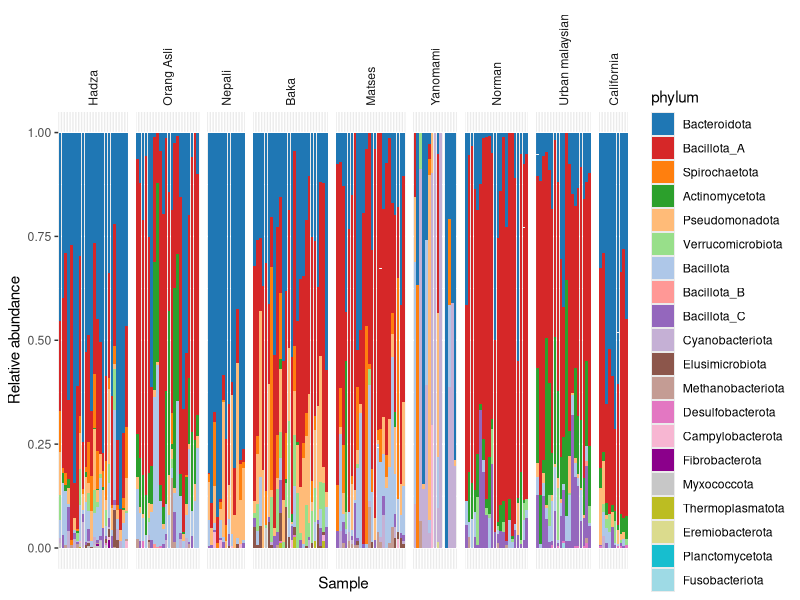
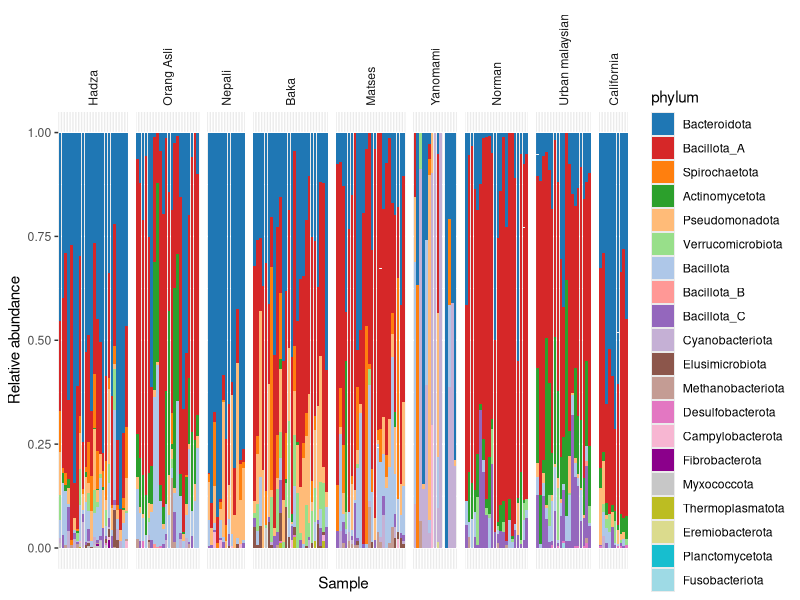
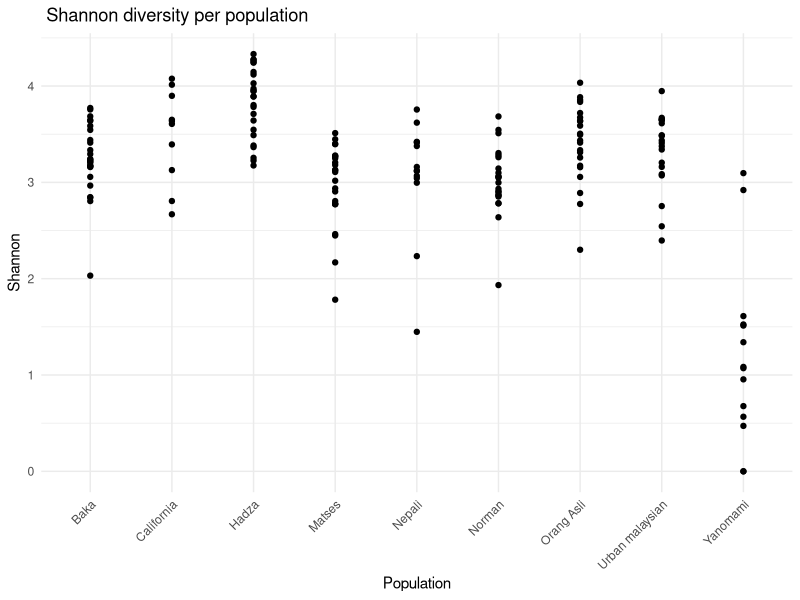
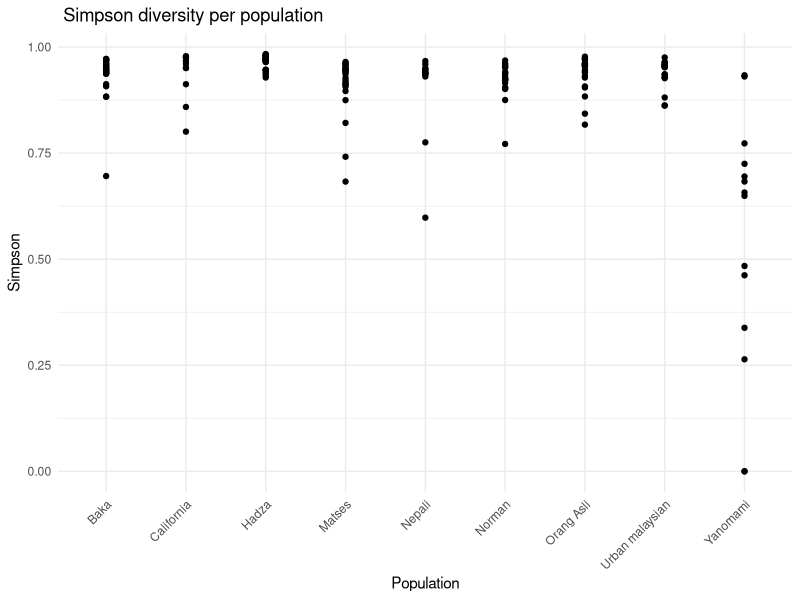
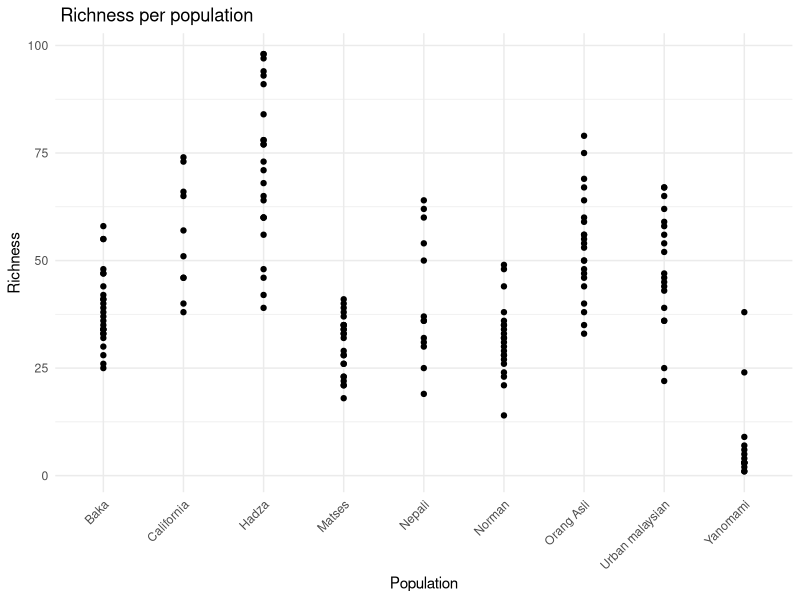

The R script that drew these images, in order: (Note: this script raises an error after producing the figures.)
#######Import data 
install.packages("tidyverse")
library(ggplot2)
Abund_strong<-read.table("data/bwa_counts_total_filtered_wMetadata_15mil_s95_strongFilter_relAbund.tsv", sep = '\t', header = TRUE)

nrow(Abund_strong) #1598 mags
library(tidyverse)
Abund_strong_2 <- Abund_strong %>% 
  separate(classification, into = c("domain", "phylum", "class", "order", "family", "genus", "species"), sep = ";") %>%
  mutate(across(everything(), ~ sub("^.*__", "", .)))

Abund_strong_OTU_tax <- Abund_strong_2 %>%
  select(Genome, phylum)
sample_pop_all_list<- read.table("Sample_pop_meta/metadata_all_pop.txt", sep ="\t", header = TRUE)

dat_ggplot <- Abund_strong_2 %>%
  #select(-original_bin,-classification,-fastani_reference,fastani_reference_radius,-fastani_taxonomy,-fastani_ani,-fastani_af,-closest_placement_reference,-closest_placement_radius,-closest_placement_taxonomy,-closest_placement_ani,-closest_placement_af,-pplacer_taxonomy,-classification_method,-note,-other_related_references.genome_id.species_name.radius.ANI.AF.,-msa_percent,-translation_table,-red_value,-warnings,-completeness,-contamination,-length,-N50,-centrality, -fastani_reference_radius)
  #separate(classification, into = c("domain", "phylum", "class", "order", "family", "genus", "species"), sep = ";") %>%
  select(Genome, starts_with(c("ERR","SRR"))) %>%
  pivot_longer(cols = -Genome, names_to = "sample_id", values_to = "counts" ) %>%
  left_join(Abund_strong_OTU_tax, by = "Genome") %>%
  left_join(sample_pop_all_list, by= "sample_id") %>%
  filter(!is.na(population)) %>%
  group_by(population,phylum) 


dat_ggplot$counts <- as.numeric(dat_ggplot$counts)
dat_ggplot$population <- factor(dat_ggplot$population, c("Hadza","Orang Asli","Nepali","Baka","Matses","Yanomami","Norman","Urban malaysian","California"))
dat_ggplot$phylum <- factor(dat_ggplot$phylum, c("Bacteroidota","Bacillota_A","Spirochaetota","Actinomycetota","Pseudomonadota","Verrucomicrobiota","Bacillota","Bacillota_B","Bacillota_C","Cyanobacteriota","Elusimicrobiota","Methanobacteriota","Desulfobacterota","Campylobacterota","Fibrobacterota","Myxococcota","Thermoplasmatota","Eremiobacterota","Planctomycetota","Fusobacteriota"))

write.csv(dat_ggplot, "data/abundance_phylum_pop_long.csv" ,row.names = FALSE)

# Installe le package si besoin
install.packages("scales")

# Charge le package
library(scales)


my_colors <- c(
  "#1f77b4", "#d62728", "#ff7f0e", "#2ca02c", "#ffbb78",
  "#98df8a", "#aec7e8", "#ff9896", "#9467bd", "#c5b0d5",
  "#8c564b", "#c49c94", "#e377c2", "#f7b6d2", "#8B008B",
  "#c7c7c7", "#bcbd22", "#dbdb8d", "#17becf", "#9edae5"
)


names(my_colors) <- c("Bacteroidota","Bacillota_A","Spirochaetota","Actinomycetota","Pseudomonadota","Verrucomicrobiota","Bacillota","Bacillota_B","Bacillota_C","Cyanobacteriota","Elusimicrobiota","Methanobacteriota","Desulfobacterota","Campylobacterota","Fibrobacterota","Myxococcota","Thermoplasmatota","Eremiobacterota","Planctomycetota","Fusobacteriota")

plot_AB<-ggplot(dat_ggplot, aes(x = sample_id, y=counts, fill= phylum ))+
  facet_grid(~ population, scales= "free_x", space = "free_x") +
  geom_bar(aes(fill = phylum), stat = "identity")+
  labs(y = "Relative abundance", x = "Sample") +
  theme( axis.text.x  =element_blank(), axis.ticks.x = element_blank(),strip.text.x = element_text(angle = 90, hjust = 0),
         strip.background = element_blank())+ 
  scale_fill_manual(values = my_colors)

plot_AB
ggsave(plot = plot_AB, "Figures/abundance_15mil_s95.png") 

dat_ggplot %>%
  group_by(sample_id) %>%
  summarize(total_abundance = sum(counts)) %>%
  print(n = Inf)  

#########alpha diveristy
library(vegan)
# Select colunnes
abund_cols <- Abund_strong_2 %>% select(starts_with(c("ERR","SRR"))) %>%
  mutate(across(starts_with(c("ERR","SRR")), as.numeric))

# Transposer to have the samples in the rows
abund_matrix <- abund_cols %>% 
  as.data.frame() %>%
  t() 
# verify is rows sums at 1
rowSums(abund_matrix)[1:5]

# Richness 
richness <- rowSums(abund_matrix > 0)

# Shannon 
shannon <- diversity(abund_matrix, index = "shannon")

# Simpson
simpson <- diversity(abund_matrix, index = "simpson")

alpha_div <- data.frame(
  sample_id = rownames(abund_matrix),
  richness = richness,
  shannon = shannon,
  simpson = simpson
)



head(alpha_div)
colnames(sample_pop_all_list)<- c("sample_id", "population")
alpha_div_pop <- merge(alpha_div, sample_pop_all_list, by ="sample_id")

shannon_alpha <- ggplot(alpha_div_pop, aes(x = population, y = shannon)) +
  geom_point() +
  theme_minimal() +
  labs(title = " Shannon diversity per population", y = "Shannon", x = "Population") +
  theme(axis.text.x = element_text(angle = 45, hjust = 1))

simpson_alpha <- ggplot(alpha_div_pop, aes(x = population, y = simpson)) +
  geom_point() +
  theme_minimal() +
  labs(title = " Simpson diversity per population", y = "Simpson", x = "Population") +
  theme(axis.text.x = element_text(angle = 45, hjust = 1))

richness_alpha <- ggplot(alpha_div_pop, aes(x = population, y = richness)) +
  geom_point() +
  theme_minimal() +
  labs(title = " Richness per population", y = "Richness", x = "Population") +
  theme(axis.text.x = element_text(angle = 45, hjust = 1))

ggsave(plot = shannon_alpha, "Figures/shannon_alpha_15mil_s95.png") 
ggsave(plot = simpson_alpha, "Figures/simpson_alpha_15mil_s95.png") 
ggsave(plot = richness_alpha, "Figures/richness_alpha_15mil_s95.png") 

#########gamma diversity 
gamma_rich <- alpha_div_pop %>%
  group_by(population) %>%
  summarise(mean_richness = mean(richness, na.rm = TRUE))
gamma_shannon <- alpha_div_pop %>%
  group_by(population) %>%
  summarise(mean_shannon = mean(shannon, na.rm = TRUE))
gamma_simpson <- alpha_div_pop %>%
  group_by(population) %>%
  summarise(mean_simpson = mean(simpson, na.rm = TRUE))

gamma_all <- data.frame(
  Indice = c("Shannon", "Simpson", "Richness"),
  Valeur = c(gamma_shannon, gamma_shannon, gamma_rich)
)
gamma_all <- list(gamma_rich, gamma_shannon, gamma_simpson) %>% 
  reduce(full_join, by = "population")

# ggplot2 format (long)
gamma_all_long <- gamma_all %>%
  pivot_longer(cols = -population, 
               names_to = "metric", 
               values_to = "value") %>%
  mutate(metric = factor(metric, 
                         levels = c("mean_richness", "mean_shannon", "mean_simpson"),
                         labels = c("Richness", "Shannon", "Simpson")))


# 2. Graphique combiné
# Création d'une palette de couleurs distinctes pour les populations
library(cowplot)
pop_colors <- brewer.pal(n = length(unique(gamma_all_long$population)), name = "Set3")


gamma_all_long$population<-factor(gamma_all_long$population, levels = c("Hadza","Baka","Matses", "Nepali", "Yanomami","California","Norman","Orang Asli", "Urban malaysian"))
richness_ggplot <- ggplot(gamma_all_long, aes(x= metric,y = value))+
  geom_point()
print(richness_ggplot)

#split dataset 

df_richness <- gamma_all_long %>% filter(metric == "Richness")
df_shannon <- gamma_all_long %>% filter(metric == "Shannon")
df_simpson <- gamma_all_long %>% filter(metric == "Simpson")

######beta diversity
abund_matrix_v2 <- na.omit(abund_matrix)
bray_dist <- vegdist(abund_matrix_v2, method = "bray")

####################Prevalence 

write.csv(Abund_strong_2, "./Table_phylum.csv")

# Load necessary library
library(dplyr)


# Calculate prevalence: fraction of samples where abundance > 0
Abund_strong_2$Prevalence <- rowSums(Abund_strong_2[, sampleid] > 0) / length(sampleid)

# Optional: View top OTUs by prevalence
Top_otu <-head(Abund_strong_2[order(-Abund_strong_2$Prevalence), c("Genome", "phylum", "species", "Prevalence")], n=20L)
write.csv(Abund_strong_2, "./Table_phylum.csv")


################subset aboundstrong 
df_phylum <- Abund_strong_2[,c("Genome","original_bin","phylum", "class","order","family", "genus", "species")]
write.csv(x = df_phylum, "./Name_species_phylum.csv")
write.csv(Abund_strong_2, "./Table_phylum_aboundance_prevalence.csv")



#####Stat 
# Required packages
library(dplyr)
library(tidyr)
library(rstatix)  # simplifie les tests pairwise


# Metrics to test
alpha_metrics <- c("richness", "shannon", "simpson")

# Empty list to store results
all_tests <- list()

alpha_div_pop_final <- alpha_div_pop %>%
  select( sample_id, richness, shannon, simpson, population)
# Loop over each metric and perform pairwise Wilcoxon tests
for (metric in alpha_metrics) {
  test_results <- alpha_div_pop_final %>%
    pairwise_wilcox_test(
      formula = as.formula(paste(metric, "~ population")),
      p.adjust.method = "fdr"
    ) %>%
   mutate(metric = metric)
  
  all_tests[[metric]] <- test_results
}


saveRDS(all_tests, "Results/P_alpha_adjusted_15mil_div.rds")




# Combine all results into a single dataframe
final_results <- bind_rows(all_tests)

# Show results
print(final_results)

## Figure2A and Figure S2
library(purrr)
library(ggsignif)
library(svglite)
install.packages("svglite")
mycols <- my_colors

select.metrics <- c("richness", "shannon", "simpson")
for(i in select.metrics){
  print(i)
  sumdata <- alpha_div_pop_final[, c("sample_id", "population", i)]
  colnames(sumdata)[3] <- "value"  # simplifie l'usage dans ggplot
  
 # urbpair <- list(c("Hadza", "California"),
       #         c("Hadza","Nepali"),
         #         c("Hadza","Baka"), 
          #        c("Baka", "California"))
  
  mytest <- sumdata %>%
    pairwise_wilcox_test(
      formula = value ~ population,
      p.adjust.method = "fdr"
    )
  
  # Extraire les paires significatives
  signif_pairs <- mytest %>% 
    filter(p.adj < 0.05) %>%
    mutate(pair = map2(group1, group2, c))  # crée une colonne de paires
  # Créer un dataframe pour la heatmap
  heatmap_df <- mytest %>%
    select(group1, group2, p.adj, p.adj.signif) %>%
    mutate(p.adj.signif = factor(p.adj.signif, 
                                 levels = c("ns", "*", "**", "***", "****")))  # ordre logique
  
  # # Position des étoiles : au-dessus du max + petits décalages
  # max_y <- max(sumdata$value, na.rm = TRUE)
  # signif_pairs <- signif_pairs %>%
  #   mutate(y.position = seq(0.6, 0.6 + 0.05 * (n() - 1), by = 0.05) * max_y)
  

  
 
  

  
  p <- ggplot(sumdata, aes(x = population, y = value)) + 
    theme_bw(base_size = 12, base_rect_size = 2, base_line_size = 0.8) +
    theme(panel.grid = element_blank()) +
    
    # Boxplots sans outliers
    geom_boxplot(size = 0.8, col = "grey50", outlier.shape = NA) +
    
    # # Étoiles de significativité : comparaisons entre populations
    # geom_signif(
    #   comparisons = signif_pairs$pair,
    #   annotations = signif_pairs$p.adj.signif,
    #   y_position = signif_pairs$y.position,
    #   size = 0.8,
    #   textsize = 4
    # ) +
    
    # Points individuels (jitter)
    geom_point(
      aes(colour = population, fill = population),
      position = position_jitter(width = 0.2, seed = 1),
      size = 2,
      shape = 21
    ) +
    
    # Thème et échelles
    scale_y_continuous(expand = c(0.07, 0)) +
    scale_color_manual(values = mycols) +
    scale_fill_manual(values = mycols) +
    theme(legend.position = "none") +
    theme(axis.title.x = element_blank()) +
    ylab(i)
  
  
  p
  
  h <- ggplot(heatmap_df, aes(x = group1, y = group2, fill = p.adj.signif)) +
    geom_tile(color = "white", linewidth = 0.5) +
    scale_fill_manual(
      values = c("ns" = "gray90", 
                 "*" = "#ffeda0", 
                 "**" = "#feb24c", 
                 "***" = "#f03b20", 
                 "****" = "#bd0026"),
      name = "Significance"
    ) +
    geom_text(aes(label = p.adj.signif), color = "black", size = 4) +
    theme_minimal(base_size = 12) +
    theme(
      axis.text.x = element_text(angle = 45, hjust = 1),
      panel.grid = element_blank()
    ) +
    labs(x = "", y = "", title = paste0("Pairwise significance (adjusted p-values)",i))
  h <- h +
    theme(
      panel.grid = element_blank(),
      plot.margin = margin(5, 5, 5, 5),  # marges générales
      axis.text.x = element_text(size = 7, angle = 45, hjust = 1),
      axis.text.y = element_text(size = 7),
      legend.text = element_text(size = 9),
      legend.title = element_text(size = 10),
      legend.position = "bottom",                      # légende en bas
      legend.margin = margin(t = -5, unit = "pt")      # rapproche la légende de l’axe x
    ) +
    guides(fill = guide_legend(
      title.position = "top",
      title.hjust = 0,
      keywidth = 0.6,
      keyheight = 0.4
    )) +
    scale_x_discrete(expand = c(0, 0)) +
    scale_y_discrete(expand = c(0, 0))
  
  h
  
  
  # save
  if(i=="shannon"){
    filepath <- paste0("Figures/alpha_div_15mil_", i, ".svg")
    ggsave(filename = filepath, plot = p, device = "svg",width = 12, height = 12,units = "in", dpi="print", bg = "white")
    
    filepath <- paste0("Figures/alpha_div_15mil_", i, ".png")
    ggsave(filename = filepath, plot = p, device = "png",width = 12, height = 12,units = "in", dpi=600, bg = "white")
   
    filepath <- paste0("Figures/signif_alpha_div_15mil_", i, ".svg")
    ggsave(filename = filepath, plot = h, device = "svg",width = 8, height = 8,units = "in", dpi="print", bg = "white")
    
    filepath <- paste0("Figures/signif_alpha_div_15mil_", i, ".png")
    ggsave(filename = filepath, plot = h, device = "png",width = 8, height = 8,units = "in", dpi=600, bg = "white")
    # filepath <- paste0("Figures/alpha_div_15mil_", i, ".rds")
    # saveRDS(p, filepath)
  }else{
     filepath <- paste0("Figures/alpha_div_15mil_", i, ".svg")
     ggsave(filename = filepath, plot = p, device = "svg",width = 12, height = 12,units = "in", dpi="print", bg = "white")
    
    filepath <- paste0("Figures/alpha_div_15mil_", i, ".png")
    ggsave(filename = filepath, plot = p, device = "png",width = 12, height = 12,units = "in", dpi=600, bg = "white")
    
    filepath <- paste0("Figures/signif_alpha_div_15mil_", i, ".svg")
    ggsave(filename = filepath, plot = h, device = "svg",width = 8, height = 8,units = "in", dpi="print", bg = "white")
    
    filepath <- paste0("Figures/signif_alpha_div_15mil_", i, ".png")
    ggsave(filename = filepath, plot = h, device = "png",width = 8, height = 8,units = "in", dpi=600, bg = "white")
    # filepath <- paste0("Figures/alpha_div_15mil_", i, ".rds")
    # saveRDS(p, filepath)
  }
  
  print(p)
  print(h)
}

library(gridExtra)
lay <- rbind(c(rep(1,3),
               rep(2,3)))


# draw plot
diet.list <- grid.arrange(p,h,layout_matrix=lay)

lay <- rbind(c(rep(1,2), rep(2,2)))  # layout: 2 colonnes pour p, 2 pour h

grid.arrange(p, h,
             layout_matrix = lay,
             widths = c(1.5, 1.5, 1, 1))  # p = 5/7, h = 2/7


################# Kruskal Wallis 
# Load the necessary data
df <- dat_ggplot
df$counts <- as.numeric(df$counts)
# Calculate the total abundance by phylum, sample_id, and population
df_summary <- df %>%
  group_by(phylum, sample_id, population) %>%
  summarise(total_abundance = sum(counts)) %>%
  ungroup()



# Initialize lists to store results
kruskal.out <- list()
wilcox.out <- list()  # List to store Wilcoxon results
effect.out <- list()

# Perform Kruskal-Wallis tests for each phylum
for (i in unique(df_summary$phylum)) {  # Replace df_melted with df_summary if you already have a long-format dataframe
  tmp.df <- subset(df_summary, phylum == i)  # Filter by phylum
  
  # Kruskal-Wallis test (general test)
  krus.out <- kruskal.test(total_abundance ~ population, data = tmp.df)  
  
  # Calculate effect size with Kruskal-Wallis
  eff.out <- rstatix::kruskal_effsize(total_abundance ~ population, data = tmp.df, ci = TRUE, nboot = 100)  
  
  # Perform Wilcoxon pairwise test for specific comparisons between clusters
  pwc.out <- pairwise.wilcox.test(tmp.df$total_abundance, g = tmp.df$population, p.adjust.method = "BH")
  
  # Calculate effect size for Wilcoxon pairwise by passing the whole dataframe
  eff.out_wilcox <- wilcox_effsize(total_abundance ~ population, data = tmp.df)  # Correct use of data argument
  
  # Store results in the lists
  kruskal.out[[i]] <- krus.out
  effect.out[[i]] <- eff.out$effsize[1]  # Effect size from Kruskal-Wallis
  wilcox.out[[i]] <- list(pwc.out = pwc.out, effect_size = eff.out_wilcox$effsize)  # Add Wilcoxon effect size
}

# Create a summary table for Kruskal-Wallis results
krus.signif <- data.frame(
  phylum = names(kruskal.out),
  stat = unlist(lapply(kruskal.out, function(x) x$statistic)),
  pval = unlist(lapply(kruskal.out, function(x) x$p.value)),
  effsize = unlist(effect.out)
)

# Apply Benjamini-Hochberg correction for p-values
krus.signif$qval <- p.adjust(krus.signif$pval, method = "BH")

# Save Kruskal-Wallis results to a file
write.table(krus.signif, file = "output_files/Kruskal_Wallis_results.tsv", row.names = FALSE, sep = "\t")

# Filter and display significant phyla from Kruskal-Wallis results
krus.signif <- krus.signif[krus.signif$qval < 0.05, ]
krus.signif <- krus.signif[order(krus.signif$stat, decreasing = TRUE), ]
View(krus.signif)

# Wilcoxon test - Pairwise comparisons
# Initialize an empty data frame to store Wilcoxon results
wilcox.signif <- data.frame()

# Loop through each phylum in the Wilcoxon results
for (i in names(wilcox.out)) {
  out <- wilcox.out[[i]]$pwc.out$p.value
  effect_size <- wilcox.out[[i]]$effect_size  # Get effect size for Wilcoxon
  
  # Convert the p-value matrix into a long format using melt
  wilcox.melted <- melt(out)  # This will melt the p-values into long format
  
  # Align the effect size correctly with the melted data
  # Repeat the effect size for each comparison between clusters (number of rows in wilcox.melted)
  wilcox.melted$effect_size <- rep(effect_size, length.out = nrow(wilcox.melted))  # Correctly repeat effect size
  
  # Add the 'family' column (phylum) to the melted data
  wilcox.melted$family <- i
  
  # Combine the results into the final dataframe
  wilcox.signif <- rbind(wilcox.signif, wilcox.melted)
}

# Remove NA values (optional, but ensures we don't have incomplete data)
wilcox.signif <- na.omit(wilcox.signif)

# Filter significant results with p-value < 0.05
#wilcox.signif <- wilcox.signif[wilcox.signif$value < 0.05, ]

# Sort the results by the significance level (p-value)
#wilcox.signif <- wilcox.signif[order(wilcox.signif$value), ]

# Save the Wilcoxon results to a file
write.table(wilcox.signif, file = "output_files/Wilcoxon_Family_vs_Cluster_Pairwise.tsv", row.names = FALSE, sep = "\t")

wilcox.signif_test <- wilcox.signif %>%
  mutate(Var1 = recode(Var1, 
                             "Urban malaysian" = "UB", 
                             "Orang Asli" = "OA")) %>%
  mutate(Var2 = recode(Var2, 
                       "Urban malaysian" = "UB", 
                       "Orang Asli" = "OA"))
#####plot 
#####plot 
a <- ggplot(wilcox.signif_test, aes(x = Var1, y = Var2, fill = value)) +
  geom_tile(color="white", linewidth=0.1) +  # Utiliser geom_tile pour créer la heatmap
  scale_fill_viridis( breaks = c(0, 0.05, 1),  # Définir les breaks pour la légende
                      labels = c("0","0.05", "1")) + # Étiquettes de la légende) +  # Couleurs de la heatmap
  facet_wrap(~family) +  # Créer une heatmap pour chaque phylum
  theme_minimal() +  # Thème minimal
  theme(axis.text.x = element_text(angle = 90, hjust = 1)) +  # Rotation des labels des axes x
  labs(title = "Heatmap of Pairwise Comparisons by Phylum", 
       x = "Population ", 
       y = "Population", 
       fill = "P-value")  + theme_tufte(base_family="Helvetica") +
  theme(legend.title=element_text(size=8)) + theme(panel.spacing.y=unit(0.1, "cm")) +
  theme(panel.margin.x=unit(0.1, "cm"))+ 
  theme(legend.key.width=unit(0.5, "cm"))+
   theme(legend.key.size=unit(1, "cm")) +
    theme(axis.text.x = element_text(angle = 90, hjust = 1))+
  theme(plot.title = element_text(size = 18, hjust = 0.5, margin = margin(b = 15)))
a
ggsave("Figures/heatmap_pairwise_phylum_pop.pdf", plot = a, device = "pdf", width = 10, height = 8)
